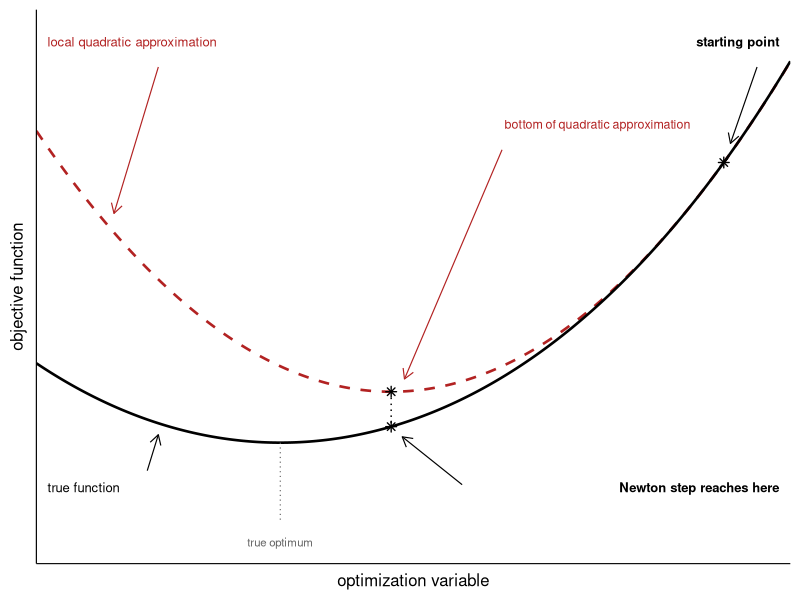

R code for this plot:
# Used in: slides/05-second/01-nr.tex
#
# Benign counterpart to Figure 5.8 in Aggarwal (2020), where a far too flat
# quadratic model makes the Newton step overshoot and worsen the objective.
#
#   f(x) = x^2 / 2 + x^4 / 80,   x0 = 2,   x* = 0
#
# Here the model is too curved instead (f'' drops from 1.6 at x0 to 1 at x*),
# so it lies above the true function and the step stops short of the optimum
# -- but it still yields a large decrease (2.2 -> 0.13, better than the
# predicted 0.40), so no line search is needed.

library(ggplot2)

f <- function(x) x^2 / 2 + x^4 / 80
f_grad <- function(x) x + x^3 / 20
f_hess <- function(x) 1 + 3 * x^2 / 20

x0 <- 2
x_star <- 0

# second-order Taylor model around x0 and the resulting Newton step
quad <- function(x) f(x0) + f_grad(x0) * (x - x0) + 0.5 * f_hess(x0) * (x - x0)^2
x1 <- x0 - f_grad(x0) / f_hess(x0)

x_lim <- c(-1.1, 2.3)
y_lim <- c(-0.95, 3.4)

grid <- data.frame(x = seq(x_lim[1], x_lim[2], length.out = 601))
curves <- rbind(
  data.frame(x = grid$x, y = f(grid$x), fun = "true"),
  data.frame(x = grid$x, y = quad(grid$x), fun = "quad")
)

pts <- data.frame(
  x = c(x0, x1, x1),
  y = c(f(x0), f(x1), quad(x1))
)

label_size <- 3.3
arrow_style <- arrow(length = unit(0.02, "npc"))

p <- ggplot(curves, aes(x = x, y = y, linetype = fun, color = fun)) +
  geom_line(linewidth = 0.9) +
  scale_linetype_manual(values = c(true = "solid", quad = "dashed")) +
  scale_color_manual(values = c(true = "black", quad = "firebrick")) +
  # vertical drop from the bottom of the quadratic model to the true function
  annotate(
    "segment",
    x = x1,
    xend = x1,
    y = quad(x1),
    yend = f(x1),
    linetype = "dotted",
    linewidth = 0.5
  ) +
  # true minimizer for reference
  annotate(
    "segment",
    x = x_star,
    xend = x_star,
    y = f(x_star),
    yend = -0.62,
    linetype = "dotted",
    linewidth = 0.4,
    color = "grey40"
  ) +
  annotate(
    "text",
    x = x_star,
    y = -0.78,
    label = "true optimum",
    size = label_size - 0.4,
    color = "grey40"
  ) +
  geom_point(
    data = pts,
    aes(x = x, y = y),
    inherit.aes = FALSE,
    shape = 8,
    size = 2.1,
    stroke = 0.7
  ) +
  # annotations
  annotate(
    "text",
    x = 2.25,
    y = 3.15,
    label = "starting point",
    size = label_size,
    hjust = 1,
    fontface = "bold"
  ) +
  annotate(
    "segment",
    x = 2.15,
    xend = 2.03,
    y = 2.95,
    yend = 2.35,
    arrow = arrow_style,
    linewidth = 0.4
  ) +
  annotate(
    "text",
    x = -1.05,
    y = 3.15,
    label = "local quadratic approximation",
    size = label_size,
    hjust = 0,
    color = "firebrick"
  ) +
  annotate(
    "segment",
    x = -0.55,
    xend = -0.75,
    y = 2.95,
    yend = 1.8,
    arrow = arrow_style,
    linewidth = 0.4,
    color = "firebrick"
  ) +
  annotate(
    "text",
    x = 1.85,
    y = 2.5,
    label = "bottom of quadratic approximation",
    size = label_size - 0.15,
    hjust = 1,
    lineheight = 0.95,
    color = "firebrick"
  ) +
  annotate(
    "segment",
    x = 1.0,
    xend = x1 + 0.06,
    y = 2.3,
    yend = quad(x1) + 0.1,
    arrow = arrow_style,
    linewidth = 0.4,
    color = "firebrick"
  ) +
  annotate(
    "text",
    x = 2.25,
    y = -0.35,
    label = "Newton step reaches here",
    size = label_size,
    hjust = 1,
    fontface = "bold",
    lineheight = 0.95
  ) +
  annotate(
    "segment",
    x = 0.82,
    xend = x1 + 0.05,
    y = -0.33,
    yend = f(x1) - 0.08,
    arrow = arrow_style,
    linewidth = 0.4
  ) +
  annotate(
    "text",
    x = -1.05,
    y = -0.35,
    label = "true function",
    size = label_size,
    hjust = 0
  ) +
  annotate(
    "segment",
    x = -0.6,
    xend = -0.55,
    y = -0.22,
    yend = f(-0.55) - 0.09,
    arrow = arrow_style,
    linewidth = 0.4
  ) +
  coord_cartesian(xlim = x_lim, ylim = y_lim, expand = FALSE) +
  labs(x = "optimization variable", y = "objective function") +
  theme_minimal(base_size = 14) +
  theme(
    legend.position = "none",
    panel.grid = element_blank(),
    axis.text = element_blank(),
    axis.ticks = element_blank(),
    axis.line = element_line(linewidth = 0.4),
    axis.title = element_text(size = 12)
  )

ggsave(
  filename = "../figure/NR_quad_approx_good.png",
  plot = p,
  width = 4.5,
  height = 2.5,
  dpi = 300
)
